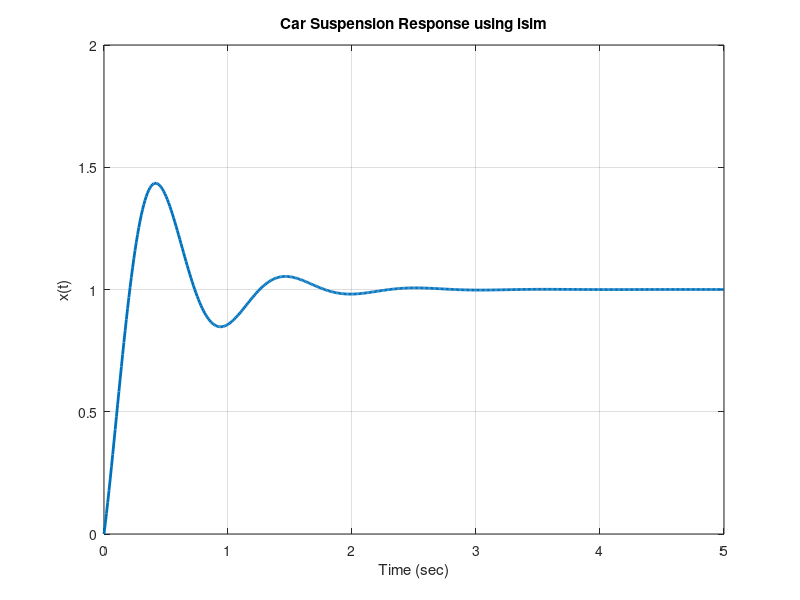

Source code (MATLAB):
% Define parameters
m = 1;
b = 4;
k = 40;

% Define the Laplace variable 's' and the transfer function H(s)
% H(s) = (b*s + k)/(m*s^2 + b*s + k) relates u(t) (road input) to x(t) (car body displacement)
s = tf('s');
H = (b*s + k) / (m*s^2 + b*s + k);

% Create a time vector for simulation
t = linspace(0, 5, 500); % from 0 to 5 seconds

% Define the road input u(t) as a unit step (1 for all t)
u = ones(size(t));

% Use lsim to simulate the time response x(t) to the road input u(t)
x = lsim(H, u, t);

% Plot the response
figure;
plot(t, x, 'LineWidth', 2);
title('Car Suspension Response using lsim');
xlabel('Time (sec)');
ylabel('x(t)');
grid on;
